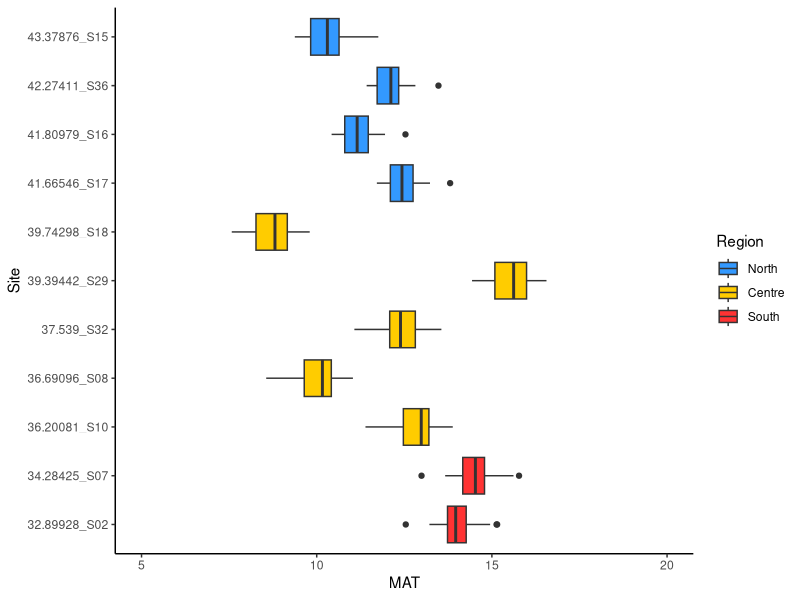
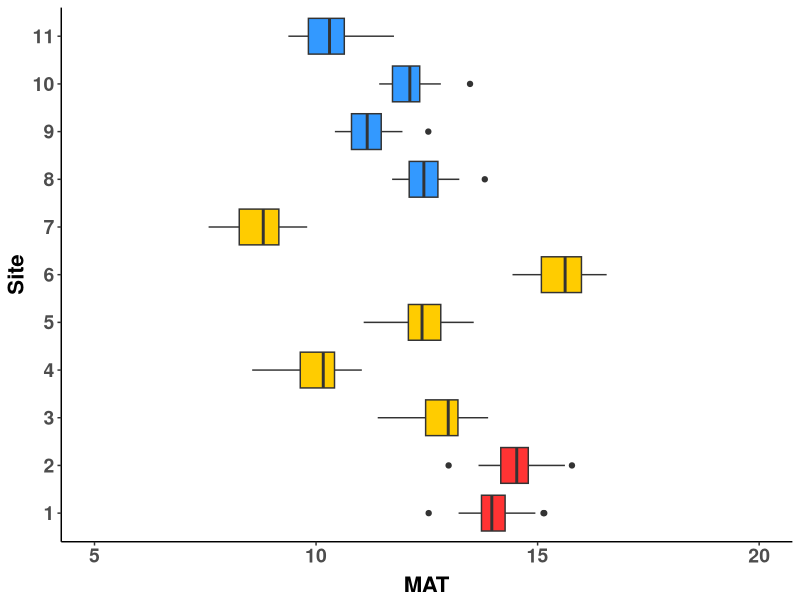
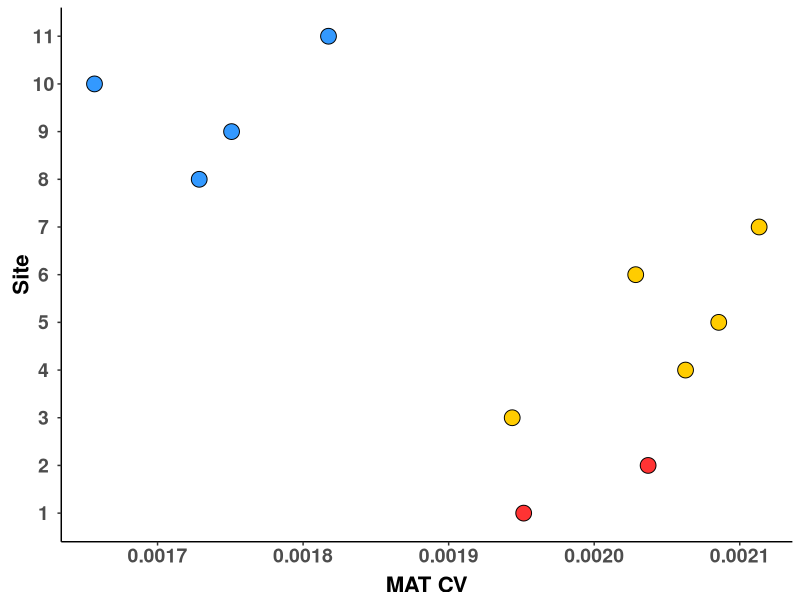
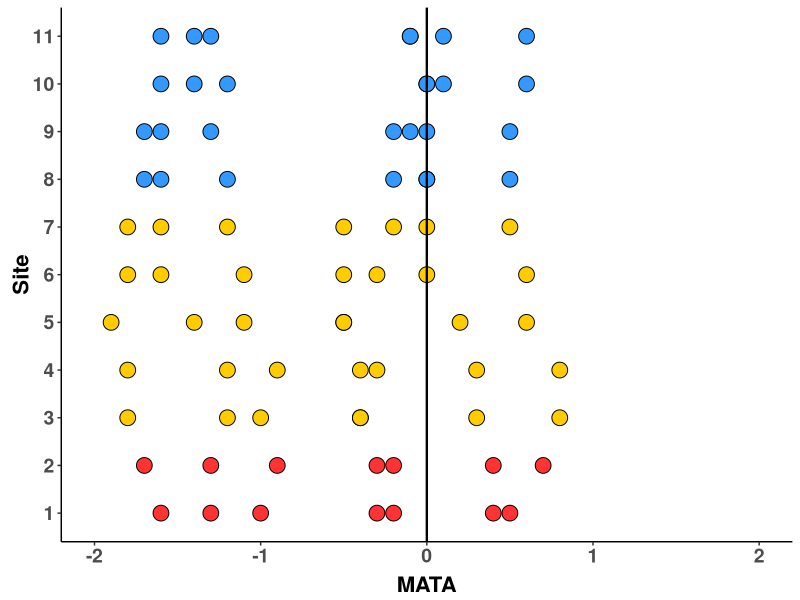
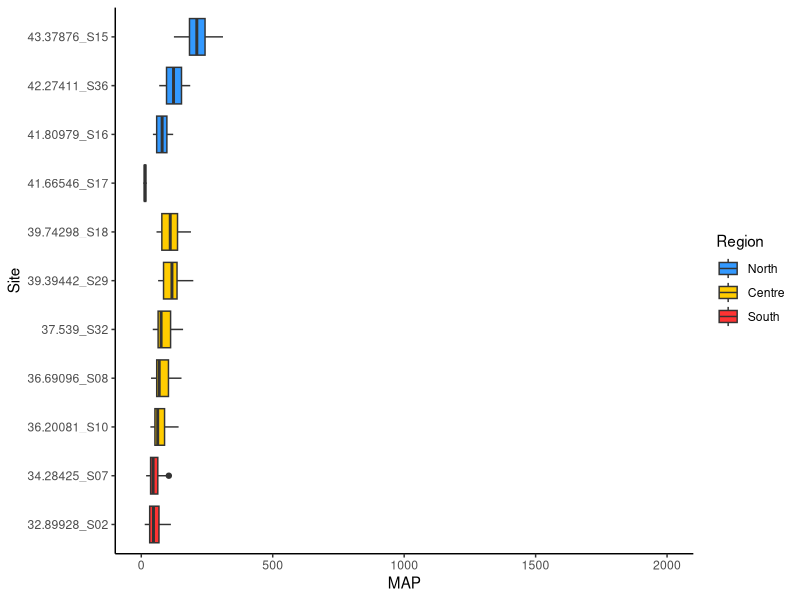
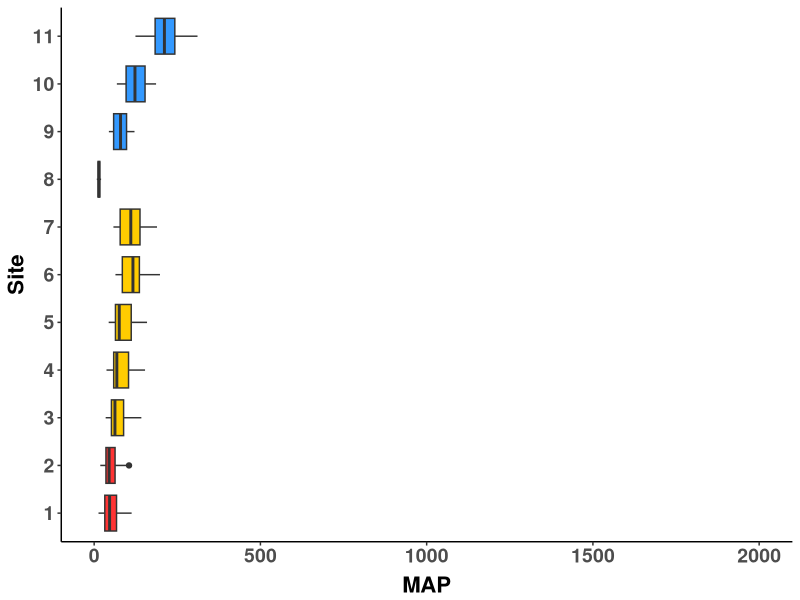
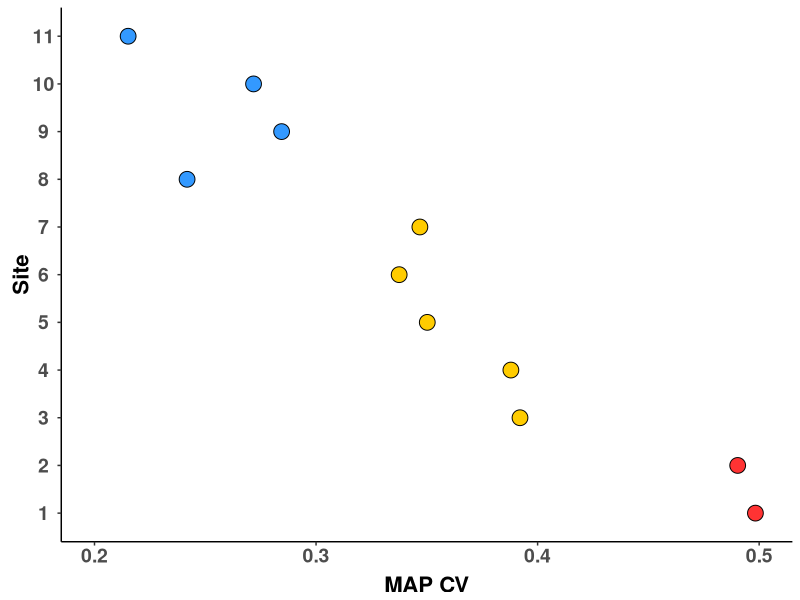
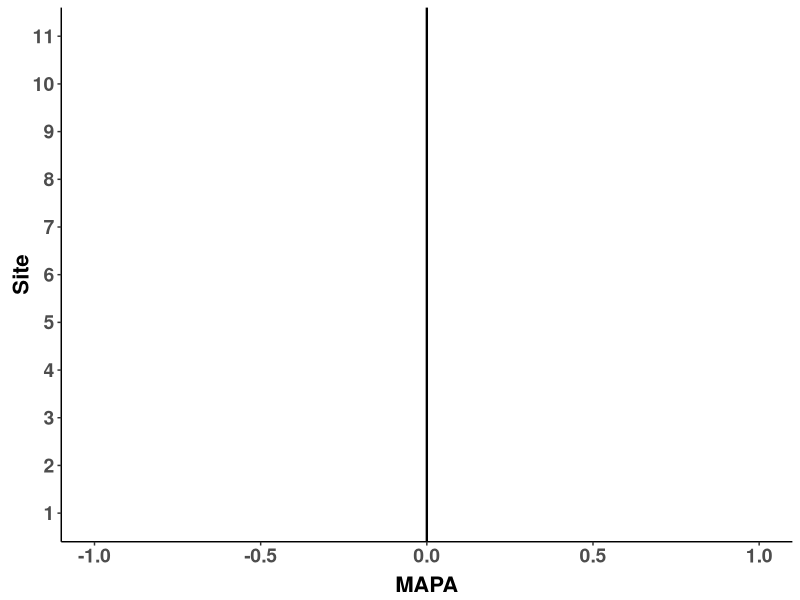

Source code (R) for these figures, in order:
#################
# Generate MAT and MAP Fig S1, Paper 1
#################

library(tidyverse)
library(cowplot)


##### MAT ####


### Fig S1A, make MAT plot for 1979 to 2009 ###

m_year<-read.csv('Data/m_year.csv', header=T) #Imports 30 years of Mimulus climate data
colnames(m_year)[2]<-"Site"
m_year<-m_year %>% filter(Site!="S11")
m_year<-m_year %>% mutate(Region = ifelse(Latitude >= 40, "North", 
                                          ifelse((Latitude >35) & (Latitude <40), "Centre","South"))) %>%
  mutate(Site.Lat=paste(Latitude,Site,sep="_")) #Set up Site.Lat
m_year$Region<-as.factor(m_year$Region) #Make Region appear in logical order
m_year$Region<-factor(m_year$Region,levels=c("North","Centre","South"))
Site.lable<-c("32.89928_S02"="1","34.28425_S07"="2","36.20081_S10"="3","36.69096_S08"="4", 
              "37.539_S32"="5","39.39442_S29"="6","39.74298_S18"="7", "41.66546_S17"="8", 
              "41.80979_S16"="9","42.27411_S36"="10","43.37876_S15"="11")

#Make Graph
MAT_Lat<-ggplot(m_year, aes(x=Site.Lat, y=MAT,fill=Region))+ 
  geom_boxplot()+
  scale_y_continuous(name="MAT",limits=c(5,20))+
  xlab("Site")+
  coord_flip()+
  scale_fill_manual(values= c("North"="#3399FF", "Centre"="#FFCC00", "South"="#FF3333")) +
  theme_classic()
MAT_Lat
MAT_Lat<-MAT_Lat + theme(legend.position = "none",
                         axis.title.x=element_text(size=16,vjust = 0, face="bold",hjust=0.5),
                         #axis.ticks.x = element_blank(),
                         axis.text.x = element_text(size=14, face="bold", angle=0,hjust=0.5),
                         axis.text.y = element_text(size=14,face="bold"),
                         axis.title.y = element_text(size=16,vjust = 1, face="bold"))+
  scale_x_discrete(labels=Site.lable)
MAT_Lat
#ggsave("Fig S1A.pdf", width = 4, height = 7, units = "in")





### Fig S1B, make MAT CV plot for 1979 to 2009 ###

CV_climate<-read.csv('Data/climate.csv', header=T) #Imports 30 years of Mimulus climate data
colnames(CV_climate)[2]<-"Site" ; CV_climate<-CV_climate %>% filter(Site!="S11") #Clean up data set
CV_climate<-CV_climate %>% select(Site,ID2,Latitude,Longitude)
m_year<-m_year %>% mutate(MAT_K=MAT+273.15)
for (i in 1:11){ # calculate CV
  site.select<-m_year %>% filter(Site==CV_climate$Site[i])
  CV_climate[i,5]<-sd(site.select$MAT_K)/mean(site.select$MAT_K)
}
colnames(CV_climate)[5]<-"MAT.CV"
#Add in Region and Site.Lat
CV_climate<-CV_climate %>% mutate(Region = ifelse(Latitude >= 40, "North", 
                                                  ifelse((Latitude >35) & (Latitude <40), "Centre","South"))) %>%
  mutate(Site.Lat=paste(Latitude,Site,sep="_")) #Set up Site.Lat
CV_climate$Region<-as.factor(CV_climate$Region) #Make Region appear in logical order
CV_climate$Region<-factor(CV_climate$Region,levels=c("North","Centre","South"))
Site.lable<-c("32.89928_S02"="1","34.28425_S07"="2","36.20081_S10"="3","36.69096_S08"="4", 
              "37.539_S32"="5","39.39442_S29"="6","39.74298_S18"="7", "41.66546_S17"="8", 
              "41.80979_S16"="9","42.27411_S36"="10","43.37876_S15"="11")




#Dot graph
MAT_CV_Lat<-ggplot(CV_climate, aes(x=Site.Lat, y=MAT.CV))+ 
  geom_point(aes(fill=Region),size=5, shape=21,color="black")+
  scale_y_continuous(name="MAT CV")+
  xlab("Site")+
  coord_flip()+
  scale_fill_manual(values= c("North"="#3399FF", "Centre"="#FFCC00", "South"="#FF3333")) +
  theme_classic()
MAT_CV_Lat<-MAT_CV_Lat + theme(legend.position = "none",
                       axis.title.x=element_text(size=16,vjust = 0, face="bold",hjust=0.5),
                       #axis.ticks.x = element_blank(),
                       axis.text.x = element_text(size=14, face="bold", angle=0,hjust=0.5),
                       axis.text.y = element_text(size=14,face="bold",hjust=0.5),
                       axis.title.y = element_text(size=16,vjust = 0, face="bold",hjust=0.5))+
  scale_x_discrete(labels=Site.lable)
MAT_CV_Lat
#ggsave("Fig 1B.pdf", width = 4, height = 7, units = "in")


### Fig S1C, make MATA plot per site.lat 2010 - 2016 ###

wna.all<-read.csv('Data/wna_all.csv', header=T) #Imports CMDA for all site/year cominbations
wna.all<-wna.all %>% filter(Site!="S11")
wna.all<-wna.all %>% mutate(Region = ifelse(Latitude >= 40, "North", 
                                            ifelse((Latitude >35) & (Latitude <40), "Centre","South"))) %>%
  mutate(Site.Lat=paste(Latitude,Site,sep="_")) #Set up Site.Lat
wna.all$Region<-as.factor(wna.all$Region) #Make Region appear in logical order
wna.all$Region<-factor(wna.all$Region,levels=c("North","Centre","South"))
Site.lable<-c("32.89928_S02"="1","34.28425_S07"="2","36.20081_S10"="3","36.69096_S08"="4", 
              "37.539_S32"="5","39.39442_S29"="6","39.74298_S18"="7", "41.66546_S17"="8", 
              "41.80979_S16"="9","42.27411_S36"="10","43.37876_S15"="11")


#Dot graph
MATA_Lat<-ggplot(wna.all, aes(x=Site.Lat, y=MAT.anom))+ 
  geom_point(aes(fill=Region),size=5, shape=21,color="black")+
  scale_y_continuous(name="MATA",limits=c(-2,2))+
  xlab("Site")+
  geom_hline(yintercept = 0, color="black", size=0.8)+
  coord_flip()+
  scale_fill_manual(values= c("North"="#3399FF", "Centre"="#FFCC00", "South"="#FF3333")) +
  theme_classic()
MATA_Lat<-MATA_Lat + theme(legend.position = "none",
                           axis.title.x=element_text(size=16,vjust = 0, face="bold",hjust=0.5),
                           #axis.ticks.x = element_blank(),
                           axis.text.x = element_text(size=14, face="bold", angle=0,hjust=0.5),
                           axis.text.y = element_text(size=14,face="bold"),
                           axis.title.y = element_text(size=16,vjust = 0, face="bold",hjust=0.5))+
  scale_x_discrete(labels=Site.lable)
MATA_Lat
#ggsave("Fig 1SC_point.pdf", width = 4, height = 7, units = "in")






#### MAP ####


### Fig S1D, make MAP plot for 1979 to 2009 ###

m_year<-read.csv('Data/m_year.csv', header=T) #Imports 30 years of Mimulus climate data
colnames(m_year)[2]<-"Site"
m_year<-m_year %>% filter(Site!="S11")
m_year<-m_year %>% mutate(Region = ifelse(Latitude >= 40, "North", 
                                          ifelse((Latitude >35) & (Latitude <40), "Centre","South"))) %>%
  mutate(Site.Lat=paste(Latitude,Site,sep="_")) #Set up Site.Lat
m_year$Region<-as.factor(m_year$Region) #Make Region appear in logical order
m_year$Region<-factor(m_year$Region,levels=c("North","Centre","South"))
Site.lable<-c("32.89928_S02"="1","34.28425_S07"="2","36.20081_S10"="3","36.69096_S08"="4", 
              "37.539_S32"="5","39.39442_S29"="6","39.74298_S18"="7", "41.66546_S17"="8", 
              "41.80979_S16"="9","42.27411_S36"="10","43.37876_S15"="11")

#Make Graph
MAP_Lat<-ggplot(m_year, aes(x=Site.Lat, y=MAP,fill=Region))+ 
  geom_boxplot()+
  scale_y_continuous(name="MAP", limits=c(1,2000))+
#  scale_y_continuous(name="MAP", trans='log10', limits=c(10,3000))+
  xlab("Site")+
  coord_flip()+
  scale_fill_manual(values= c("North"="#3399FF", "Centre"="#FFCC00", "South"="#FF3333")) +
  theme_classic()
MAP_Lat
MAP_Lat<-MAP_Lat + theme(legend.position = "none",
                         axis.title.x=element_text(size=16,vjust = 0, face="bold",hjust=0.5),
                         #axis.ticks.x = element_blank(),
                         axis.text.x = element_text(size=14, face="bold", angle=0,hjust=0.5),
                         axis.text.y = element_text(size=14,face="bold"),
                         axis.title.y = element_text(size=16,vjust = 1, face="bold"))+
  scale_x_discrete(labels=Site.lable)
MAP_Lat
#ggsave("Fig S1D.pdf", width = 4, height = 7, units = "in")





### Fig S1E, make MAP CV plot for 1979 to 2009 ###

CV_climate<-read.csv('Data/climate.csv', header=T) #Imports 30 years of Mimulus climate data
colnames(CV_climate)[2]<-"Site" ; CV_climate<-CV_climate %>% filter(Site!="S11") #Clean up data set
CV_climate<-CV_climate %>% select(Site,ID2,Latitude,Longitude)
for (i in 1:11){ # calculate CV
  site.select<-m_year %>% filter(Site==CV_climate$Site[i])
  CV_climate[i,5]<-sd(site.select$MAP)/mean(site.select$MAP)
}
colnames(CV_climate)[5]<-"MAP.CV"
#Add in Region and Site.Lat
CV_climate<-CV_climate %>% mutate(Region = ifelse(Latitude >= 40, "North", 
                                                  ifelse((Latitude >35) & (Latitude <40), "Centre","South"))) %>%
  mutate(Site.Lat=paste(Latitude,Site,sep="_")) #Set up Site.Lat
CV_climate$Region<-as.factor(CV_climate$Region) #Make Region appear in logical order
CV_climate$Region<-factor(CV_climate$Region,levels=c("North","Centre","South"))
Site.lable<-c("32.89928_S02"="1","34.28425_S07"="2","36.20081_S10"="3","36.69096_S08"="4", 
              "37.539_S32"="5","39.39442_S29"="6","39.74298_S18"="7", "41.66546_S17"="8", 
              "41.80979_S16"="9","42.27411_S36"="10","43.37876_S15"="11")


#Dot graph
MAP_CV_Lat<-ggplot(CV_climate, aes(x=Site.Lat, y=MAP.CV))+ 
  geom_point(aes(fill=Region),size=5, shape=21,color="black")+
  scale_y_continuous(name="MAP CV",limits=c(0.2,0.5))+
  xlab("Site")+
  coord_flip()+
  scale_fill_manual(values= c("North"="#3399FF", "Centre"="#FFCC00", "South"="#FF3333")) +
  theme_classic()
MAP_CV_Lat<-MAP_CV_Lat + theme(legend.position = "none",
                               axis.title.x=element_text(size=16,vjust = 0, face="bold",hjust=0.5),
                               #axis.ticks.x = element_blank(),
                               axis.text.x = element_text(size=14, face="bold", angle=0,hjust=0.5),
                               axis.text.y = element_text(size=14,face="bold",hjust=0.5),
                               axis.title.y = element_text(size=16,vjust = 0, face="bold",hjust=0.5))+
  scale_x_discrete(labels=Site.lable)
MAP_CV_Lat
#ggsave("Fig 1E.pdf", width = 4, height = 7, units = "in")


### Fig S1F, make MAPA plot per site.lat 2010 - 2016 ###

wna.all<-read.csv('Data/wna_all.csv', header=T) #Imports CMDA for all site/year cominbations
wna.all<-wna.all %>% filter(Site!="S11")
wna.all<-wna.all %>% mutate(Region = ifelse(Latitude >= 40, "North", 
                                            ifelse((Latitude >35) & (Latitude <40), "Centre","South"))) %>%
  mutate(Site.Lat=paste(Latitude,Site,sep="_")) #Set up Site.Lat
wna.all$Region<-as.factor(wna.all$Region) #Make Region appear in logical order
wna.all$Region<-factor(wna.all$Region,levels=c("North","Centre","South"))
Site.lable<-c("32.89928_S02"="1","34.28425_S07"="2","36.20081_S10"="3","36.69096_S08"="4", 
              "37.539_S32"="5","39.39442_S29"="6","39.74298_S18"="7", "41.66546_S17"="8", 
              "41.80979_S16"="9","42.27411_S36"="10","43.37876_S15"="11")


#Dot graph
MAPA_Lat<-ggplot(wna.all, aes(x=Site.Lat, y=MAP.anom))+ 
  geom_point(aes(fill=Region),size=5, shape=21,color="black")+
  scale_y_continuous(name="MAPA",limits=c(-1,1))+
  xlab("Site")+
  geom_hline(yintercept = 0, color="black", size=0.8)+
  coord_flip()+
  scale_fill_manual(values= c("North"="#3399FF", "Centre"="#FFCC00", "South"="#FF3333")) +
  theme_classic()
MAPA_Lat<-MAPA_Lat + theme(legend.position = "none",
                           axis.title.x=element_text(size=16,vjust = 0, face="bold",hjust=0.5),
                           #axis.ticks.x = element_blank(),
                           axis.text.x = element_text(size=14, face="bold", angle=0,hjust=0.5),
                           axis.text.y = element_text(size=14,face="bold"),
                           axis.title.y = element_text(size=16,vjust = 0, face="bold",hjust=0.5))+
  scale_x_discrete(labels=Site.lable)
MAPA_Lat
#ggsave("Fig 1SF_point.pdf", width = 4, height = 7, units = "in")




#Cowplot, 8 X 12
plot_grid(MAT_Lat,MAT_CV_Lat,MATA_Lat,MAP_Lat,MAP_CV_Lat,MAPA_Lat, ncol = 3,
          labels = c('A', 'B', 'C', 'D', 'E', 'F'), label_size = 16)



